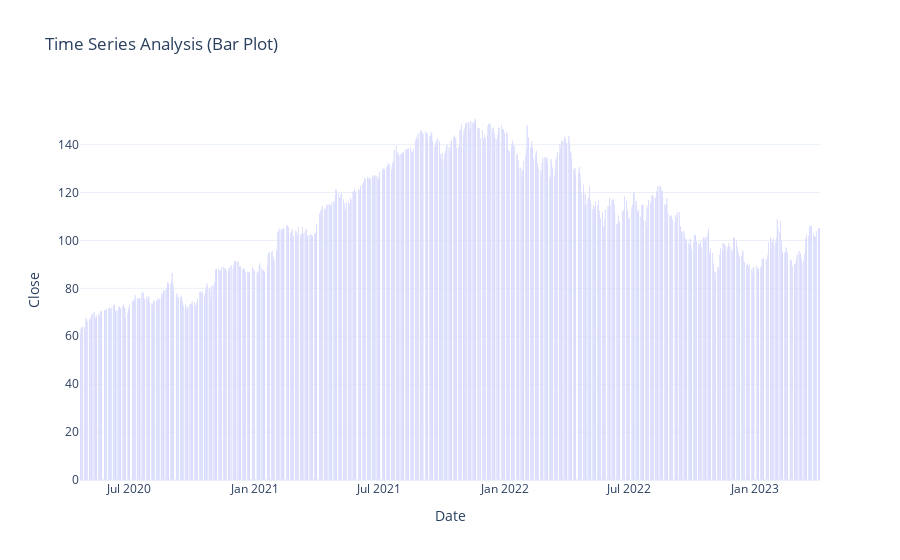

The notebook cell this image was saved under:
### Code cell
figure = px.bar(df, x = df.index,
                y = "Close",
title = "Time Series Analysis (Bar Plot)")
figure.show()

### Figure 1 — Plotly figure (JSON) as saved in the notebook; plotly's stock layout.template omitted (floating-point values rounded to 4 significant figures; data arrays with more than 128 entries replaced by an {"elided": "..."} marker saying what was removed)
{"data": [{"alignmentgroup": "True", "hovertemplate": "Date=%{x}<br>Close=%{y}<extra></extra>", "legendgroup": "", "marker": {"color": "#636efa", "pattern": {"shape": ""}}, "name": "", "offsetgroup": "", "orientation": "v", "showlegend": false, "textposition": "auto", "type": "bar", "x": {"elided": "746 str values"}, "xaxis": "x", "y": {"elided": "746 float values"}, "yaxis": "y"}], "layout": {"barmode": "relative", "legend": {"tracegroupgap": 0}, "title": {"text": "Time Series Analysis (Bar Plot)"}, "xaxis": {"anchor": "y", "domain": [0, 1], "title": {"text": "Date"}}, "yaxis": {"anchor": "x", "domain": [0, 1], "title": {"text": "Close"}}}}
